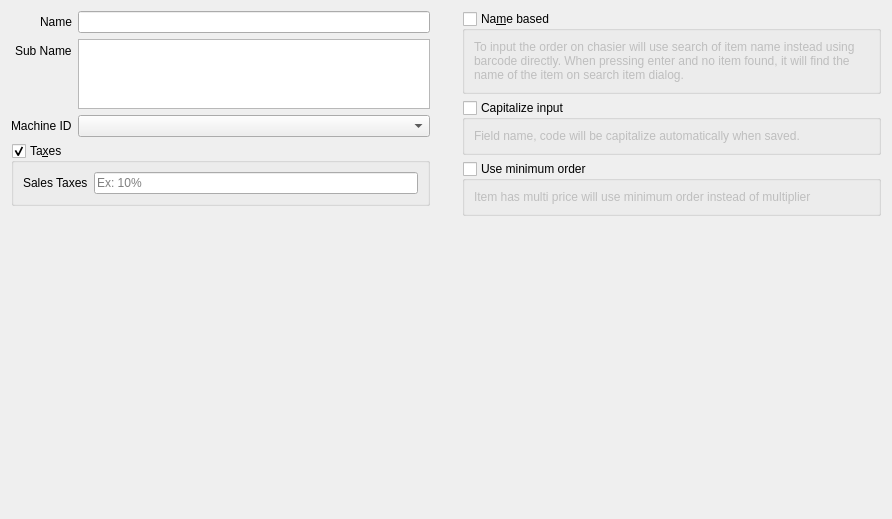
         <widget class="QWidget" name="scrollAreaWidgetContents_3">
          <property name="geometry">
           <rect>
            <x>0</x>
            <y>0</y>
            <width>892</width>
            <height>519</height>
           </rect>
          </property>
          <layout class="QVBoxLayout" name="verticalLayout_11">
           <item>
            <layout class="QHBoxLayout" name="horizontalLayout_3" stretch="1,0,1">
             <property name="spacing">
              <number>6</number>
             </property>
             <property name="rightMargin">
              <number>0</number>
             </property>
             <property name="bottomMargin">
              <number>0</number>
             </property>
             <item>
              <layout class="QVBoxLayout" name="verticalLayout_16">
               <property name="bottomMargin">
                <number>20</number>
               </property>
               <item>
                <layout class="QFormLayout" name="formLayout_5">
                 <property name="labelAlignment">
                  <set>Qt::AlignRight|Qt::AlignTrailing|Qt::AlignVCenter</set>
                 </property>
                 <item row="0" column="0">
                  <widget class="QLabel" name="label_16">
                   <property name="text">
                    <string>Name</string>
                   </property>
                  </widget>
                 </item>
                 <item row="1" column="0">
                  <widget class="QLabel" name="label_17">
                   <property name="text">
                    <string>Sub Name</string>
                   </property>
                  </widget>
                 </item>
                 <item row="0" column="1">
                  <widget class="QLineEdit" name="lineAppName"/>
                 </item>
                 <item row="1" column="1">
                  <widget class="QPlainTextEdit" name="plainSubName">
                   <property name="sizePolicy">
                    <sizepolicy hsizetype="Expanding" vsizetype="Maximum">
                     <horstretch>0</horstretch>
                     <verstretch>0</verstretch>
                    </sizepolicy>
                   </property>
                   <property name="maximumSize">
                    <size>
                     <width>16777215</width>
                     <height>70</height>
                    </size>
                   </property>
                  </widget>
                 </item>
                 <item row="2" column="0">
                  <widget class="QLabel" name="label_22">
                   <property name="text">
                    <string>Machine ID</string>
                   </property>
                  </widget>
                 </item>
                 <item row="2" column="1">
                  <widget class="QComboBox" name="comboMachine"/>
                 </item>
                </layout>
               </item>
               <item>
                <widget class="QGroupBox" name="groupBoxTax">
                 <property name="title">
                  <string>Ta&amp;xes</string>
                 </property>
                 <property name="checkable">
                  <bool>true</bool>
                 </property>
                 <property name="checked">
                  <bool>true</bool>
                 </property>
                 <layout class="QFormLayout" name="formLayout_8">
                  <item row="0" column="0">
                   <widget class="QLabel" name="label_25">
                    <property name="text">
                     <string>Sales Taxes</string>
                    </property>
                   </widget>
                  </item>
                  <item row="0" column="1">
                   <widget class="QLineEdit" name="lineSalesTax">
                    <property name="placeholderText">
                     <string>Ex: 10%</string>
                    </property>
                   </widget>
                  </item>
                 </layout>
                </widget>
               </item>
               <item>
                <spacer name="verticalSpacer_7">
                 <property name="orientation">
                  <enum>Qt::Vertical</enum>
                 </property>
                 <property name="sizeHint" stdset="0">
                  <size>
                   <width>20</width>
                   <height>40</height>
                  </size>
                 </property>
                </spacer>
               </item>
              </layout>
             </item>
             <item>
              <widget class="QWidget" name="widget" native="true">
               <property name="minimumSize">
                <size>
                 <width>20</width>
                 <height>0</height>
                </size>
               </property>
              </widget>
             </item>
             <item>
              <layout class="QVBoxLayout" name="verticalLayout_17">
               <property name="rightMargin">
                <number>0</number>
               </property>
               <property name="bottomMargin">
                <number>0</number>
               </property>
               <item>
                <widget class="QGroupBox" name="groupNameBased">
                 <property name="title">
                  <string>Na&amp;me based</string>
                 </property>
                 <property name="checkable">
                  <bool>true</bool>
                 </property>
                 <property name="checked">
                  <bool>false</bool>
                 </property>
                 <layout class="QVBoxLayout" name="verticalLayout_12">
                  <item>
                   <widget class="QLabel" name="label_26">
                    <property name="text">
                     <string>To input the order on chasier will use search of item name instead using barcode directly. When pressing enter and no item found, it will find the name of the item on search item dialog.</string>
                    </property>
                    <property name="wordWrap">
                     <bool>true</bool>
                    </property>
                   </widget>
                  </item>
                 </layout>
                </widget>
               </item>
               <item>
                <widget class="QGroupBox" name="groupCapitalize">
                 <property name="title">
                  <string>Capitalize input</string>
                 </property>
                 <property name="checkable">
                  <bool>true</bool>
                 </property>
                 <property name="checked">
                  <bool>false</bool>
                 </property>
                 <layout class="QVBoxLayout" name="verticalLayout_13">
                  <item>
                   <widget class="QLabel" name="label_27">
                    <property name="text">
                     <string>Field name, code will be capitalize automatically when saved.</string>
                    </property>
                   </widget>
                  </item>
                 </layout>
                </widget>
               </item>
               <item>
                <widget class="QGroupBox" name="groupUseMinimumOrder">
                 <property name="title">
                  <string>Use minimum order</string>
                 </property>
                 <property name="checkable">
                  <bool>true</bool>
                 </property>
                 <property name="checked">
                  <bool>false</bool>
                 </property>
                 <layout class="QVBoxLayout" name="verticalLayout_22">
                  <item>
                   <widget class="QLabel" name="label_40">
                    <property name="text">
                     <string>Item has multi price will use minimum order instead of multiplier</string>
                    </property>
                    <property name="wordWrap">
                     <bool>true</bool>
                    </property>
                   </widget>
                  </item>
                 </layout>
                </widget>
               </item>
               <item>
                <spacer name="verticalSpacer_5">
                 <property name="orientation">
                  <enum>Qt::Vertical</enum>
                 </property>
                 <property name="sizeHint" stdset="0">
                  <size>
                   <width>20</width>
                   <height>40</height>
                  </size>
                 </property>
                </spacer>
               </item>
              </layout>
             </item>
            </layout>
           </item>
          </layout>
         </widget>
